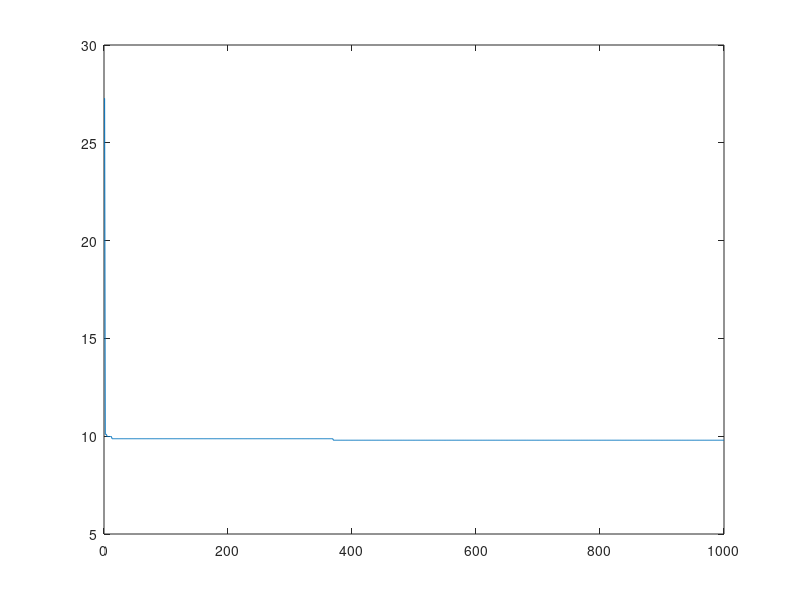

Write the MATLAB code that produced this figure.
% simple script to plot the candidate function for optimization using GAS
figure(1);
title('The best maximum across training - the fittest chromosome value');
load('gas_demo_log.txt');
plot(gas_demo_log(:,1), gas_demo_log(:,2));